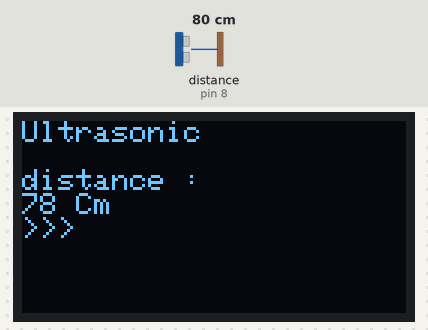
A sketch run on a simulated Arduino Uno, built with avr-gcc and run on an emulated ATmega328P. On the bench: 128×64 one-colour display. Wiring (inferred from the names in the program): ultrasonic range finder: trigger pin 9; echo pin 8. Inputs (shaded band) come from the test bench; at power-on: distance to the obstacle (sensor on pin 8) 80 cm. The echo pulse lasts 58.3 µs per cm.

Above: at 5.2 s.
5.3 s: distance to the obstacle (sensor on pin 8) set to 2 cm
At 7.7 s:
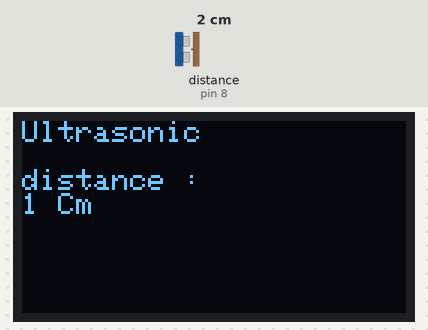
8.0 s: distance to the obstacle (sensor on pin 8) set to 35 cm
At 9.2 s:
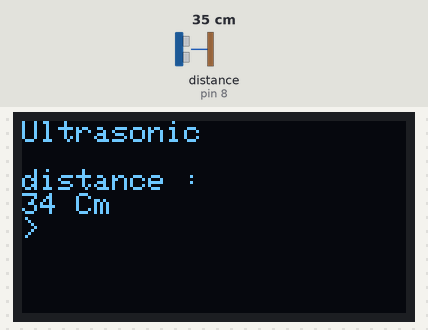
10.1 s: distance to the obstacle (sensor on pin 8) set to 60 cm
At 12.0 s:
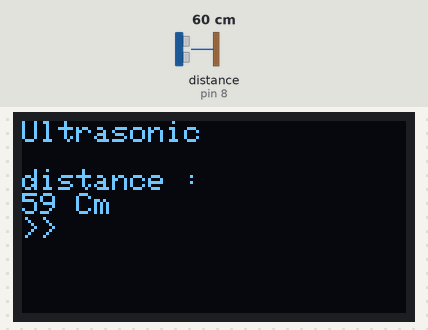
12.3 s: distance to the obstacle (sensor on pin 8) set to 35 cm
At 13.6 s:
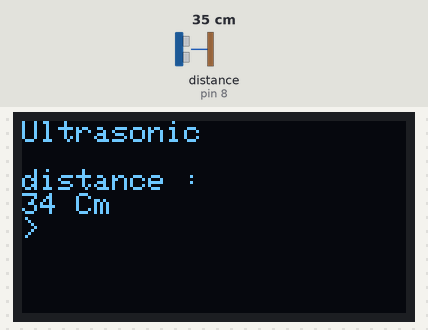
Timing chart, 0 to 15.3 s (numbered marks = the images above; inputs shaded):
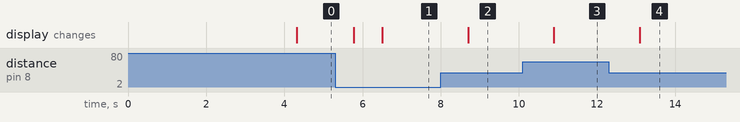

Measured:
- after the input at 5.3 s, the display: first changes after 0.48 s (image 1 shows a later state)
- after the input at 8.0 s, the display: changes after 0.70 s (image 2)
- after the input at 10.1 s, the display: changes after 0.80 s (image 3)
- after the input at 12.3 s, the display: changes after 0.80 s (image 4)

The sketch:

20230728_2_copy_20230728202141.ino
```cpp
#include <SPI.h>   // 선언
#include <Wire.h>
#include <Adafruit_GFX.h>
#include <Adafruit_SSD1306.h>

#define SCREEN_WIDTH 128
#define SCREEN_HEIGHT 64
#define OLED_RESET 4

#define TRIG 9   // TRIG 핀 9번에 설정 (초음파 보내는 핀)
#define ECHO 8   // ECHO 핀 8번에 설정 (초음파 받는 핀)

Adafruit_SSD1306 display(SCREEN_WIDTH, SCREEN_HEIGHT, &Wire, OLED_RESET);

// 모코코 이미지
const unsigned char mokoko [] PROGMEM = {
	// '23536236, 128x64px
	0xff, 0xff, 0xff, 0xff, 0xff, 0xff, 0xff, 0xff, 0xff, 0xff, 0xfe, 0x00, 0x00, 0xff, 0xff, 0xff,
	0xff, 0xff, 0xff, 0xff, 0xff, 0xff, 0xff, 0xff, 0xff, 0xff, 0xe0, 0x00, 0x00, 0xff, 0xff, 0xff,
	0xff, 0xff, 0xff, 0xff, 0xff, 0xff, 0xff, 0xff, 0xff, 0xff, 0x00, 0x00, 0x00, 0x7f, 0xff, 0xff,
	0xff, 0xff, 0xff, 0xff, 0xff, 0xff, 0xff, 0xff, 0xff, 0xf8, 0x00, 0x00, 0x00, 0x7f, 0xff, 0xff,
	0xff, 0xff, 0xff, 0xff, 0xff, 0xff, 0xff, 0xff, 0xff, 0xc0, 0x80, 0x00, 0x00, 0x7f, 0xff, 0xff,
	0xff, 0xff, 0xff, 0xff, 0xfc, 0x00, 0x7f, 0xff, 0xff, 0x00, 0x00, 0x00, 0x00, 0x7f, 0xff, 0xff,
	0xff, 0xff, 0xff, 0xff, 0xf0, 0x80, 0x00, 0xff, 0xfc, 0x10, 0x00, 0x00, 0x00, 0x7f, 0xff, 0xff,
	0xff, 0xff, 0xff, 0xff, 0xf0, 0x8a, 0x80, 0x07, 0xe0, 0x00, 0x00, 0x00, 0x00, 0x7f, 0xff, 0xff,
	0xff, 0xff, 0xff, 0xff, 0xf0, 0x00, 0x00, 0x80, 0x02, 0x00, 0x00, 0x00, 0x00, 0x7f, 0xff, 0xff,
	0xff, 0xff, 0xff, 0xff, 0xf8, 0x00, 0x00, 0x18, 0x30, 0x00, 0x00, 0x00, 0x00, 0x7f, 0xff, 0xff,
	0xff, 0xff, 0xff, 0xff, 0xfc, 0x00, 0x00, 0x02, 0x60, 0x00, 0x00, 0x00, 0x00, 0xff, 0xff, 0xff,
	0xff, 0xff, 0xff, 0xff, 0xfe, 0x00, 0x00, 0x00, 0x80, 0x00, 0x00, 0x00, 0x00, 0xff, 0xff, 0xff,
	0xff, 0xff, 0xff, 0xff, 0xfe, 0x00, 0x00, 0x00, 0x00, 0x00, 0x00, 0x00, 0x01, 0xff, 0xff, 0xff,
	0xff, 0xff, 0xff, 0xff, 0xff, 0x80, 0x00, 0x00, 0x00, 0xc0, 0x00, 0x00, 0x03, 0xff, 0xff, 0xff,
	0xff, 0xff, 0xff, 0xff, 0xff, 0xc0, 0x80, 0x02, 0x80, 0x00, 0x00, 0x01, 0x07, 0xff, 0xff, 0xff,
	0xff, 0xff, 0xff, 0xff, 0xff, 0xf0, 0x00, 0x00, 0x00, 0x00, 0x20, 0x00, 0x0f, 0xff, 0xff, 0xff,
	0xff, 0xff, 0xff, 0xff, 0xff, 0xfc, 0x00, 0x07, 0xff, 0xfc, 0x00, 0x00, 0x7f, 0xff, 0xff, 0xff,
	0xff, 0xff, 0xff, 0xff, 0xff, 0xfe, 0x01, 0xff, 0xff, 0xff, 0x80, 0x07, 0xff, 0xff, 0xff, 0xff,
	0xff, 0xff, 0xff, 0xff, 0xff, 0xe0, 0x3f, 0xff, 0xff, 0xff, 0xe0, 0xff, 0xff, 0xff, 0xff, 0xff,
	0xff, 0xff, 0xff, 0xff, 0xff, 0x03, 0xff, 0xff, 0xff, 0xff, 0xfc, 0x3f, 0xff, 0xff, 0xff, 0xff,
	0xff, 0xff, 0xff, 0xff, 0xf8, 0x1f, 0xff, 0xff, 0xff, 0xff, 0xff, 0x07, 0xff, 0xff, 0xff, 0xff,
	0xff, 0xff, 0xff, 0xff, 0xe0, 0xff, 0xff, 0xff, 0xff, 0xff, 0xff, 0xc1, 0xff, 0xff, 0xff, 0xff,
	0xff, 0xff, 0xff, 0xff, 0x87, 0xff, 0xff, 0xff, 0xff, 0xff, 0xff, 0xf0, 0x7f, 0xff, 0xff, 0xff,
	0xff, 0xff, 0xff, 0xfe, 0x1f, 0xff, 0xff, 0xff, 0xff, 0xff, 0xff, 0xfc, 0x1f, 0xff, 0xff, 0xff,
	0xff, 0xff, 0xff, 0xf8, 0x7f, 0xff, 0xff, 0xff, 0xff, 0xff, 0xff, 0xff, 0x0f, 0xff, 0xff, 0xff,
	0xff, 0xff, 0xff, 0xe1, 0xff, 0xff, 0xff, 0xff, 0xff, 0xff, 0xff, 0xff, 0xc3, 0xff, 0xff, 0xff,
	0xff, 0xff, 0xff, 0x83, 0xff, 0xff, 0xff, 0xff, 0xff, 0xff, 0xff, 0xff, 0xe0, 0xff, 0xff, 0xff,
	0xff, 0xff, 0xfe, 0x0f, 0xff, 0xff, 0xff, 0xff, 0xff, 0xff, 0xff, 0xff, 0xf8, 0x7f, 0xff, 0xff,
	0xff, 0xff, 0xfc, 0x3f, 0xff, 0xff, 0xff, 0xff, 0xff, 0xff, 0xff, 0xff, 0xfe, 0x1f, 0xff, 0xff,
	0xff, 0xff, 0xf0, 0xff, 0xff, 0xff, 0xff, 0xc0, 0x3f, 0xff, 0xff, 0xff, 0xff, 0x0f, 0xff, 0xff,
	0xff, 0xff, 0xe1, 0xff, 0xff, 0xff, 0xff, 0xfc, 0x00, 0x00, 0xff, 0xff, 0xff, 0x83, 0xff, 0xff,
	0xff, 0xff, 0x87, 0xff, 0xf9, 0xff, 0xff, 0xf0, 0xff, 0xc0, 0x03, 0xff, 0xff, 0xe1, 0xff, 0xff,
	0xff, 0xff, 0x0f, 0xfe, 0x00, 0x01, 0xff, 0xf0, 0x00, 0x03, 0xff, 0xff, 0xff, 0xf0, 0xff, 0xff,
	0xff, 0xfe, 0x1f, 0xfe, 0x18, 0x00, 0x1f, 0xff, 0xff, 0x80, 0xff, 0xff, 0xff, 0xf8, 0x7f, 0xff,
	0xff, 0xfc, 0x3f, 0xff, 0x80, 0x01, 0x87, 0xff, 0x80, 0x3f, 0xff, 0xf0, 0x0f, 0xfc, 0x3f, 0xff,
	0xff, 0xfc, 0x7f, 0xff, 0xe0, 0x01, 0xe3, 0xff, 0xff, 0xff, 0xf8, 0x00, 0x01, 0xfe, 0x1f, 0xff,
	0xff, 0xf8, 0x7f, 0xff, 0xff, 0x80, 0x07, 0xff, 0x87, 0xff, 0xc0, 0x00, 0x18, 0x7e, 0x1f, 0xff,
	0xff, 0xf8, 0xff, 0xff, 0xff, 0xff, 0xff, 0xe0, 0x00, 0x7f, 0xc3, 0x00, 0x30, 0xff, 0x0f, 0xff,
	0xff, 0xf8, 0xff, 0xff, 0xff, 0xff, 0xff, 0x80, 0x08, 0x0f, 0xe0, 0x00, 0x03, 0xff, 0x8f, 0xff,
	0xff, 0xf8, 0xff, 0xff, 0xff, 0xff, 0xff, 0xe0, 0x00, 0x07, 0xff, 0xff, 0xff, 0xff, 0x87, 0xff,
	0xff, 0xf8, 0xff, 0xff, 0xff, 0xff, 0xff, 0xe0, 0x00, 0x3f, 0xff, 0xff, 0xff, 0xff, 0x87, 0xff,
	0xff, 0xf8, 0x7f, 0xff, 0xff, 0xff, 0xff, 0xf0, 0x00, 0x3f, 0xff, 0xff, 0xff, 0xff, 0xc7, 0xff,
	0xff, 0xf8, 0x7f, 0xff, 0xff, 0xff, 0xff, 0xf8, 0x00, 0xff, 0xff, 0xff, 0xff, 0xff, 0xc7, 0xff,
	0xff, 0xfc, 0x3f, 0xff, 0xff, 0xff, 0xff, 0xff, 0xcf, 0xff, 0xff, 0xff, 0xff, 0xff, 0x87, 0xff,
	0xff, 0xfc, 0x1f, 0xff, 0xff, 0xff, 0xff, 0xff, 0xff, 0xff, 0xff, 0xff, 0xff, 0xff, 0x87, 0xff,
	0xff, 0xfe, 0x0f, 0xff, 0xff, 0xff, 0xff, 0xff, 0xff, 0xff, 0xff, 0xff, 0xff, 0xff, 0x8f, 0xff,
	0xff, 0xff, 0x07, 0xff, 0xff, 0xff, 0xff, 0xff, 0xff, 0xff, 0xff, 0xff, 0xff, 0xff, 0x0f, 0xff,
	0xff, 0xff, 0x83, 0xff, 0xff, 0xff, 0xff, 0xff, 0xff, 0xff, 0xc3, 0xff, 0xff, 0xfe, 0x1f, 0xff,
	0xff, 0xff, 0xe1, 0xff, 0xff, 0xff, 0xff, 0xff, 0xff, 0xfe, 0x00, 0x7f, 0xff, 0xfe, 0x3f, 0xff,
	0xff, 0xff, 0xf0, 0x7f, 0xff, 0xff, 0xff, 0xff, 0xff, 0xf8, 0x3e, 0x0f, 0xff, 0xf8, 0x7f, 0xff,
	0xff, 0xf0, 0x1c, 0x1f, 0xff, 0xff, 0xff, 0xff, 0xff, 0xf0, 0xff, 0x8f, 0xff, 0xf0, 0xff, 0xff,
	0xff, 0x01, 0xd7, 0x3f, 0xff, 0xff, 0xff, 0xff, 0xff, 0xf1, 0xff, 0xc7, 0xff, 0xc1, 0xff, 0xff,
	0xf8, 0x1f, 0x87, 0xff, 0xff, 0xff, 0xff, 0xff, 0xff, 0xe1, 0xff, 0xc3, 0xff, 0x0f, 0xff, 0xff,
	0xe0, 0xff, 0x07, 0xff, 0xff, 0xff, 0xff, 0xff, 0xff, 0xe1, 0xff, 0xe3, 0xf0, 0x3f, 0xff, 0xff,
	0x87, 0xfc, 0x0f, 0xff, 0xff, 0xff, 0xff, 0xff, 0xff, 0xe3, 0xff, 0xf1, 0x00, 0x0f, 0xff, 0xff,
	0x1f, 0xf8, 0x1f, 0xff, 0xff, 0xff, 0xff, 0xff, 0xff, 0xc3, 0xff, 0xf0, 0xe0, 0x23, 0xff, 0xff,
	0x7f, 0xf0, 0x3f, 0xff, 0xff, 0xff, 0xff, 0xff, 0xff, 0xc3, 0xff, 0xf8, 0x01, 0xf0, 0xff, 0xff,
	0xff, 0xe0, 0x7f, 0xff, 0xff, 0xff, 0xff, 0xff, 0xff, 0xe3, 0xff, 0xfc, 0x27, 0xf8, 0xff, 0xff,
	0xff, 0xc0, 0xff, 0xff, 0xff, 0xff, 0xff, 0xff, 0xff, 0xe3, 0xff, 0xfe, 0x1f, 0xf8, 0x7f, 0xff,
	0xff, 0x81, 0xff, 0xff, 0xff, 0xff, 0xff, 0xff, 0xff, 0xe1, 0xff, 0xff, 0x8f, 0xfc, 0x3f, 0xff,
	0xfe, 0x03, 0xff, 0xff, 0xff, 0xff, 0xff, 0xff, 0xff, 0xe1, 0xff, 0xff, 0xff, 0xfc, 0x3f, 0xff,
	0xfc, 0x07, 0xff, 0xff, 0xff, 0xff, 0xff, 0xff, 0xff, 0xf1, 0xff, 0xff, 0xff, 0xfc, 0x3f, 0xff,
	0xfc, 0x1f, 0xff, 0xff, 0xff, 0xff, 0xff, 0xff, 0xff, 0xf0, 0xff, 0xff, 0xff, 0xfc, 0x3f, 0xff,
	0x80, 0x1f, 0xff, 0xff, 0xff, 0xff, 0xff, 0xff, 0xff, 0xf8, 0x7f, 0xff, 0xff, 0xfc, 0x3f, 0xff
};

int distance, duration;

void setup()
{
  // I2C 주소를 0x3C로 초기화
  display.begin(SSD1306_SWITCHCAPVCC, 0x3C);

  // 버퍼를 비우기
  display.clearDisplay();

  // 비트맵 이미지 표시
  display.drawBitmap(0, 0, mokoko, 128, 64, WHITE);   //
  display.display();   // 화면에 출력
  delay(4000);   // 모코코 이미지 4초 동안 유지
  display.clearDisplay();   // 화면을 지운다?
  pinMode(TRIG, OUTPUT);
  pinMode(ECHO, INPUT);
}

// 거리 구하는공식
// 거리의 값 저장된 장소

void loop() {
  display.clearDisplay();   // 울트라소닉 폰트 출력
  display.setTextSize(1);
  display.setTextColor(WHITE);
  display.setCursor(0,0);
  display.println("Ultrasonic");
  //display.display();
  delay(100);


  long duration, distance;

  digitalWrite(TRIG, LOW);   // 거리 정보 출력
  delayMicroseconds(2);
  digitalWrite(TRIG, HIGH);
  delayMicroseconds(10);
  digitalWrite(TRIG, LOW);
  display.setCursor(0,16);

  duration = pulseIn (ECHO, HIGH);   // 물체에 반사되어 돌아온 초음파의 시간을 변수에 저장
  distance = duration * 17 / 1000;

  // display.println("Distance : ");
  display.setCursor(0, 16);
  display.println("distance : ");
  display.print(distance);
  display.print(" Cm");
  delay(100);

  display.setCursor(0,32);
  int arrow_count = map(distance, 0, 100, 0, 5);   // 거리를 0~100 범위에서 0-10 범위로 매핑
  for (int i = 0; i < arrow_count; i++) {
    display.print(">");
  }

  int value;
  value = distance / 5;

  display.display();   // 모니터에 출력해주는 소스코드
  delay(500);   // 일정 시간 동안 화면을 표시한 후 화면 지우기
  // display.clearDisplay();

}
```
